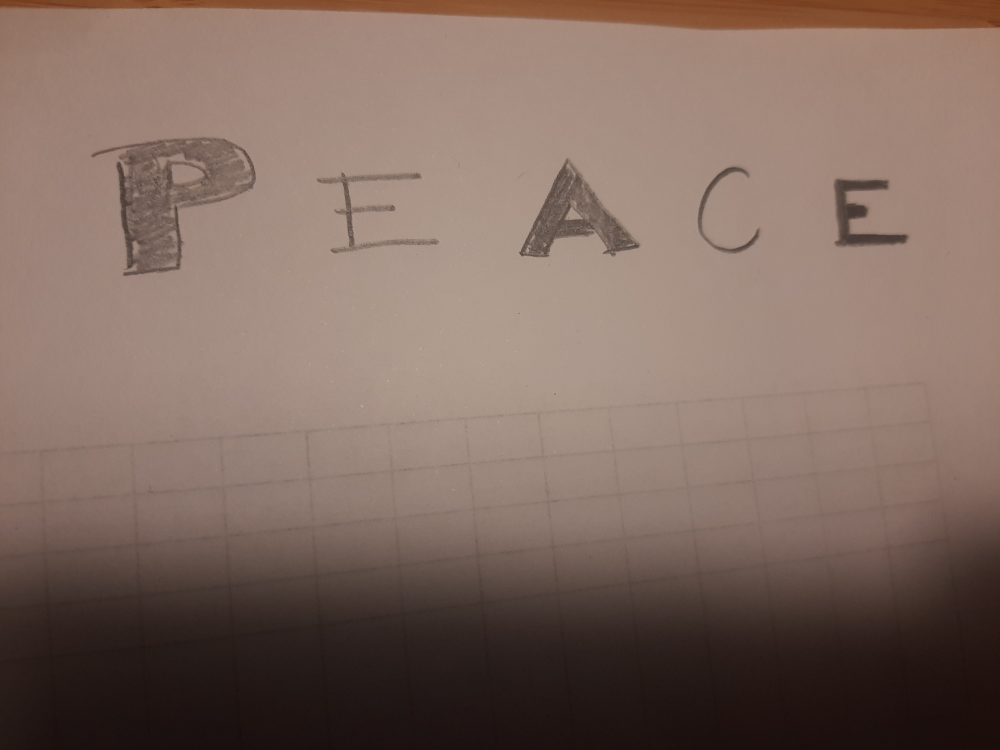
#> input picture train_your_OCR/ocrtest.jpg, 4000 x 3000 px (shown at 1/4 size)
$ jupyter execute --allow-errors '2.handwritten recognition with own model.ipynb'
#> lines starting #> are read from the running program, lines starting #| are printed output that depends on the picture; after the words box and inside, x2 and y2 are one past the last pixel; in counts of white or black regions, pixels touching at a corner belong together
# OCR with own model_Part2

In the previous notebook, We trained our CNN model with a custom dataset for our OCR project. We saved that model to use later and now we will use that model to recognize handwritten letters in images.

I try my best to explain every steps but for more details, you can check the main reference of this notebook from here :

https://pyimagesearch.com/2020/08/24/ocr-handwriting-recognition-with-opencv-keras-and-tensorflow/?_ga=2.77586134.2138365318.1655895679-1130789896.1638882117

First we need to import necessary packages and then load our custom model

[cell 1]
from tensorflow.keras.models import load_model
from imutils.contours import sort_contours
import numpy as np
import imutils
import cv2

[cell 2]
print("[INFO] loading handwriting OCR model...")
#> (the rest of this cell did not finish here and is left out)

Load our test image and see what it is...

[cell 3]
# load the input image from disk, convert it to grayscale
image = cv2.imread('ocrtest.jpg')
#> image is the input picture: shape (3000, 4000, 3); mean B, G, R 96.3, 106.2, 127.9
gray = cv2.cvtColor(image, cv2.COLOR_BGR2GRAY)
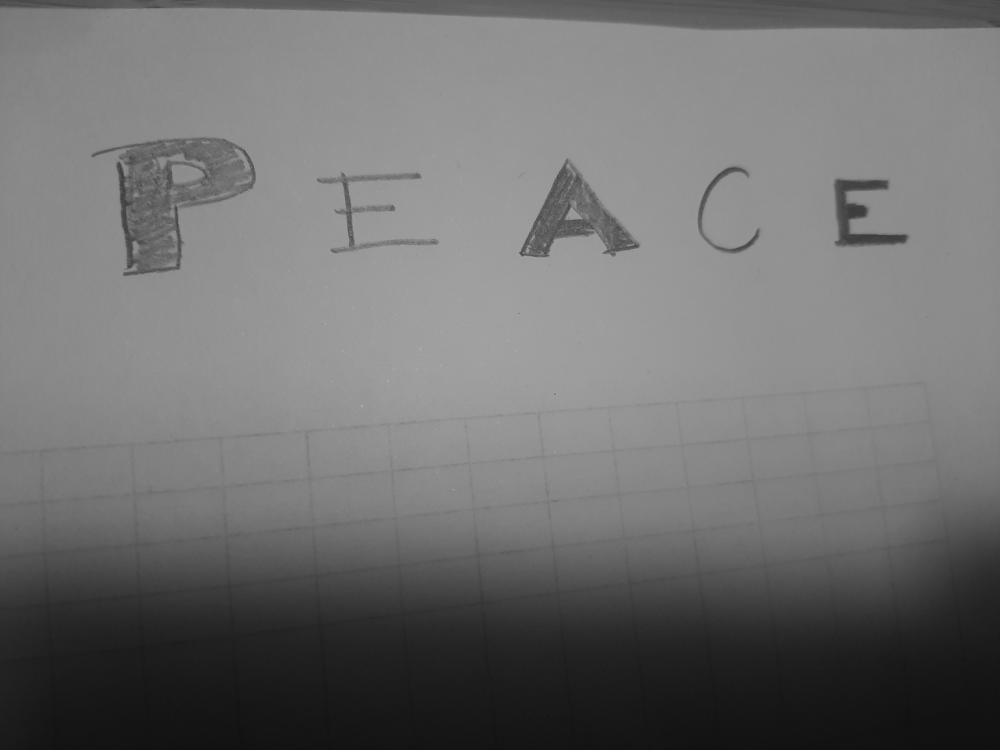
#> gray: shape (3000, 4000) (shown at 1/4 size); min 9, max 186, mean 111.6
gray=cv2.resize(gray,(800,600))
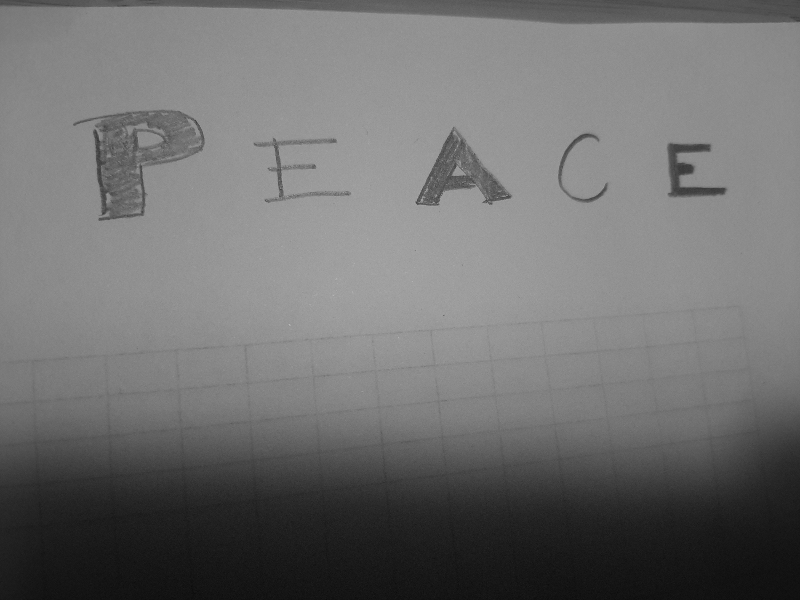
#> gray: shape (600, 800); min 11, max 185, mean 111.6
cv2.imshow("Gray_Image", gray)
cv2.waitKey(0)

Our model can only predict a digit or letter in a roi. But we have 5 letters in this image and our model can't detect where they are. The first critical job is detecting the letters or digits. If you checked my older notebooks about Pytesseract, you can see that Pytesseract can also make detection. For this case, we need to find letters by some classical computer vision methods.

To detect letters, we need to find closed contours(cv2.findContours). After finding closed contours, We will draw a rectangle for a possible letter position. At this point, we can apply a filter to the dimension of the rectangle. The ROI of a letter should be closer to a rectangle with some ratio. This filtering operation can be different for other images. If you will use this method, you will need to check the ratio and rectangle size according to your image. After finding the proper rectangles, We will reshape all that ROIs to 32x32 which is the input dimension for our model. And also we change the image as the letter is white and the background is black(cv2.THRESH_BINARY_INV), like our custom dataset.

After resizing all ROIs and converting them binary_inverse, We will put them in the model and let the model predict. For prediction each rectangle, we will make a for loop and show the result on image and also print the 'confidence value'.

Let's apply this recipe...

[cell 4]
# preprocessing for clear contours
blurred = cv2.GaussianBlur(gray, (5, 5), 0)
edged = cv2.Canny(blurred, 30, 150)
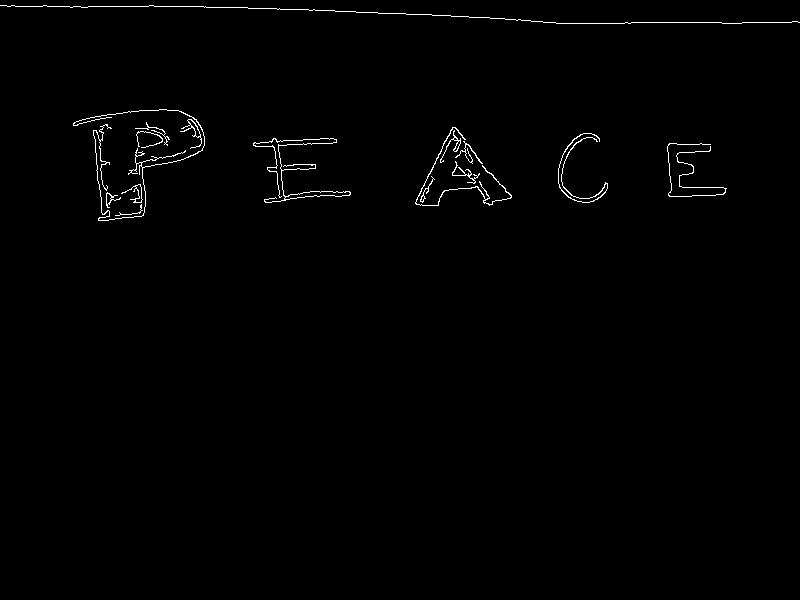
#> edged: shape (600, 800); 0.8% white in thin lines or dots, all inside (x1, y1, x2, y2) = (0, 5, 800, 221)
cnts = cv2.findContours(edged.copy(), cv2.RETR_EXTERNAL,cv2.CHAIN_APPROX_SIMPLE)
#> cnts = 16 contours, 5 with area under 20; largest, box (x1, y1, x2, y2) and area: (253, 138, 351, 203) 290, (180, 119, 202, 149) 92, (415, 127, 512, 206) 91, (121, 184, 143, 203) 80, (558, 133, 608, 203) 72
cnts = imutils.grab_contours(cnts)
cnts = sort_contours(cnts, method="left-to-right")[0]

#> (a cell that did not finish here is left out)

[cell 6]
#create an empty list for possible characters
chars = []

# loop over the contours
for c in cnts:
    # compute the bounding box of the contour
    (x, y, w, h) = cv2.boundingRect(c)

    # filter out bounding boxes, ensuring they are neither too small
    # nor too large
    if (w >= 40 and w <= 150) and (h >= 50 and h <= 120):
        # extract the character and threshold it to make the character
        # appear as *white* (foreground) on a *black* background, then
        # grab the width and height of the thresholded image
        roi = gray[y:y + h, x:x + w]
        thresh = cv2.threshold(roi, 0, 255,cv2.THRESH_BINARY_INV | cv2.THRESH_OTSU)[1]
        (tH, tW) = thresh.shape

        # if the width is greater than the height, resize along the
        # width dimension
        if tW > tH:
            thresh = imutils.resize(thresh, width=32)

        # otherwise, resize along the height
        else:
            thresh = imutils.resize(thresh, height=32)

        # re-grab the image dimensions (now that its been resized)
        # and then determine how much we need to pad the width and
        # height such that our image will be 32x32
        (tH, tW) = thresh.shape
        dX = int(max(0, 32 - tW) / 2.0)
        dY = int(max(0, 32 - tH) / 2.0)

        # pad the image and force 32x32 dimensions
        padded = cv2.copyMakeBorder(thresh, top=dY, bottom=dY,left=dX, right=dX, borderType=cv2.BORDER_CONSTANT,
                                    value=(0, 0, 0))
        padded = cv2.resize(padded, (32, 32))

        # prepare the padded image for classification via our
        # handwriting OCR model
        padded = padded.astype("float32") / 255.0
        padded = np.expand_dims(padded, axis=-1)

        # update our list of characters that will be OCR'd
        chars.append((padded, (x, y, w, h)))
#> this loop made 16 passes
#> (x, y, w, h, dX, dY) on passes 2, 9, 10, 15, 16: (73, 109, 132, 112, 0, 2), (253, 138, 98, 65, 0, 5), (415, 127, 97, 79, 0, 3), (558, 133, 50, 70, 5, 0), (667, 143, 60, 54, 0, 2)
#> (x, y, w, h) on passes 1, 3, 4, 5, 6, 7: (0, 5, 800, 19), (106, 192, 15, 16), (115, 204, 28, 12), (121, 184, 22, 19), (135, 122, 35, 24), (136, 131, 27, 17)
#> pass 2, `roi = gray[y:y + h, x:x + w]`:
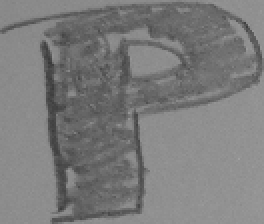
#> roi: shape (112, 132) (shown 2 times larger); min 56, max 161, mean 123.8
#> pass 2, `thresh = cv2.threshold(roi, 0, 255,cv2.THRESH_BINARY_INV | cv2.THRESH_..`:
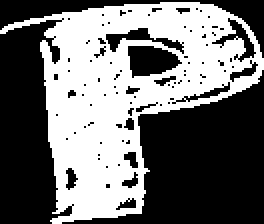
#> thresh: shape (112, 132) (shown 2 times larger); 44.2% white; 1 white region, box (x1, y1, x2, y2) and area: (0, 1, 132, 112) 6538
#> pass 2, `thresh = imutils.resize(thresh, width=32)`:
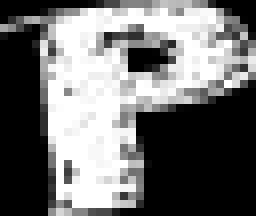
#> thresh: shape (27, 32) (shown 8 times larger); min 0, max 255, mean 112.8
#> after the loop:
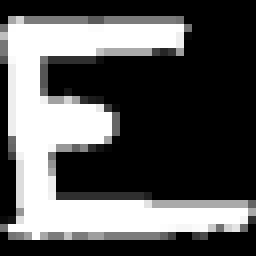
#> padded: shape (32, 32, 1) float32 (shown 8 times larger); min 0, max 1, mean 0.345
#> after the loop:
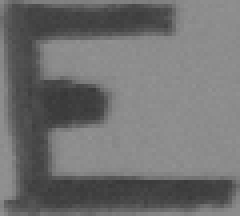
#> roi: shape (54, 60) (shown 4 times larger); min 55, max 147, mean 112.9
#> after the loop:
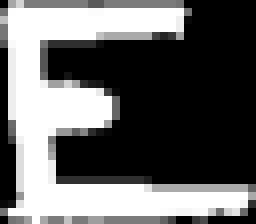
#> thresh: shape (28, 32) (shown 8 times larger); min 0, max 255, mean 100.6
#> after the loop, chars = 5 items

[cell 7]
# extract the bounding box locations and padded characters
boxes = [b[1] for b in chars]
#> boxes = [(73, 109, 132, 112), (253, 138, 98, 65), (415, 127, 97, 79), (558, 133, 50, 70), (667, 143, 60, 54)]
chars = np.array([c[0] for c in chars], dtype="float32")

#> (a cell that did not finish here is left out)

#> (a cell that did not finish here is left out)

As you can, our model make a PERFECT(!!) job and only one correct prediction...

If you follow this notebook series from training part, you will remember we trained our model only one epoch and have a bad accuracy score. Because of that reason, these wrong predictions are normal. On the otherhand, We correctly found letters' positions.

For a good example, I also put the pretrained model with 50 epochs and want to show result with this model. I will just change the model, other steps are same.

[cell 10]
print("[INFO] loading handwriting OCR model...")
#> (the rest of this cell did not finish here and is left out)

[cell 11]
image = cv2.imread('ocrtest.jpg')
gray = cv2.cvtColor(image, cv2.COLOR_BGR2GRAY)
gray=cv2.resize(gray,(800,600))
blurred = cv2.GaussianBlur(gray, (5, 5), 0)
edged = cv2.Canny(blurred, 30, 150)
cnts = cv2.findContours(edged.copy(), cv2.RETR_EXTERNAL,cv2.CHAIN_APPROX_SIMPLE)
cnts = imutils.grab_contours(cnts)
cnts = sort_contours(cnts, method="left-to-right")[0]

[cell 12]
#create an empty list for possible characters
chars = []

# loop over the contours
for c in cnts:
    # compute the bounding box of the contour
    (x, y, w, h) = cv2.boundingRect(c)

    # filter out bounding boxes, ensuring they are neither too small
    # nor too large
    if (w >= 40 and w <= 150) and (h >= 50 and h <= 120):
        # extract the character and threshold it to make the character
        # appear as *white* (foreground) on a *black* background, then
        # grab the width and height of the thresholded image
        roi = gray[y:y + h, x:x + w]
        thresh = cv2.threshold(roi, 0, 255,cv2.THRESH_BINARY_INV | cv2.THRESH_OTSU)[1]
        (tH, tW) = thresh.shape

        # if the width is greater than the height, resize along the
        # width dimension
        if tW > tH:
            thresh = imutils.resize(thresh, width=32)

        # otherwise, resize along the height
        else:
            thresh = imutils.resize(thresh, height=32)

        # re-grab the image dimensions (now that its been resized)
        # and then determine how much we need to pad the width and
        # height such that our image will be 32x32
        (tH, tW) = thresh.shape
        dX = int(max(0, 32 - tW) / 2.0)
        dY = int(max(0, 32 - tH) / 2.0)

        # pad the image and force 32x32 dimensions
        padded = cv2.copyMakeBorder(thresh, top=dY, bottom=dY,left=dX, right=dX, borderType=cv2.BORDER_CONSTANT,
                                    value=(0, 0, 0))
        padded = cv2.resize(padded, (32, 32))

        # prepare the padded image for classification via our
        # handwriting OCR model
        padded = padded.astype("float32") / 255.0
        padded = np.expand_dims(padded, axis=-1)

        # update our list of characters that will be OCR'd
        chars.append((padded, (x, y, w, h)))
#> this loop made 16 passes
#> (x, y, w, h) on passes 1, 3, 4, 5, 6, 7, 8, 11, 12, 13, 14: (0, 5, 800, 19), (106, 192, 15, 16), (115, 204, 28, 12), (121, 184, 22, 19), (135, 122, 35, 24), (136, 131, 27, 17), (180, 119, 22, 30), (420, 176, 15, 27), (440, 130, 21, 33), (452, 161, 28, 23), (455, 141, 28, 23)
#> pass 2, `padded = cv2.resize(padded, (32, 32))`:
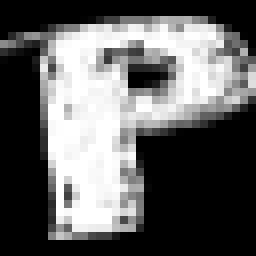
#> padded: shape (32, 32) (shown 8 times larger); min 0, max 255, mean 98.1
